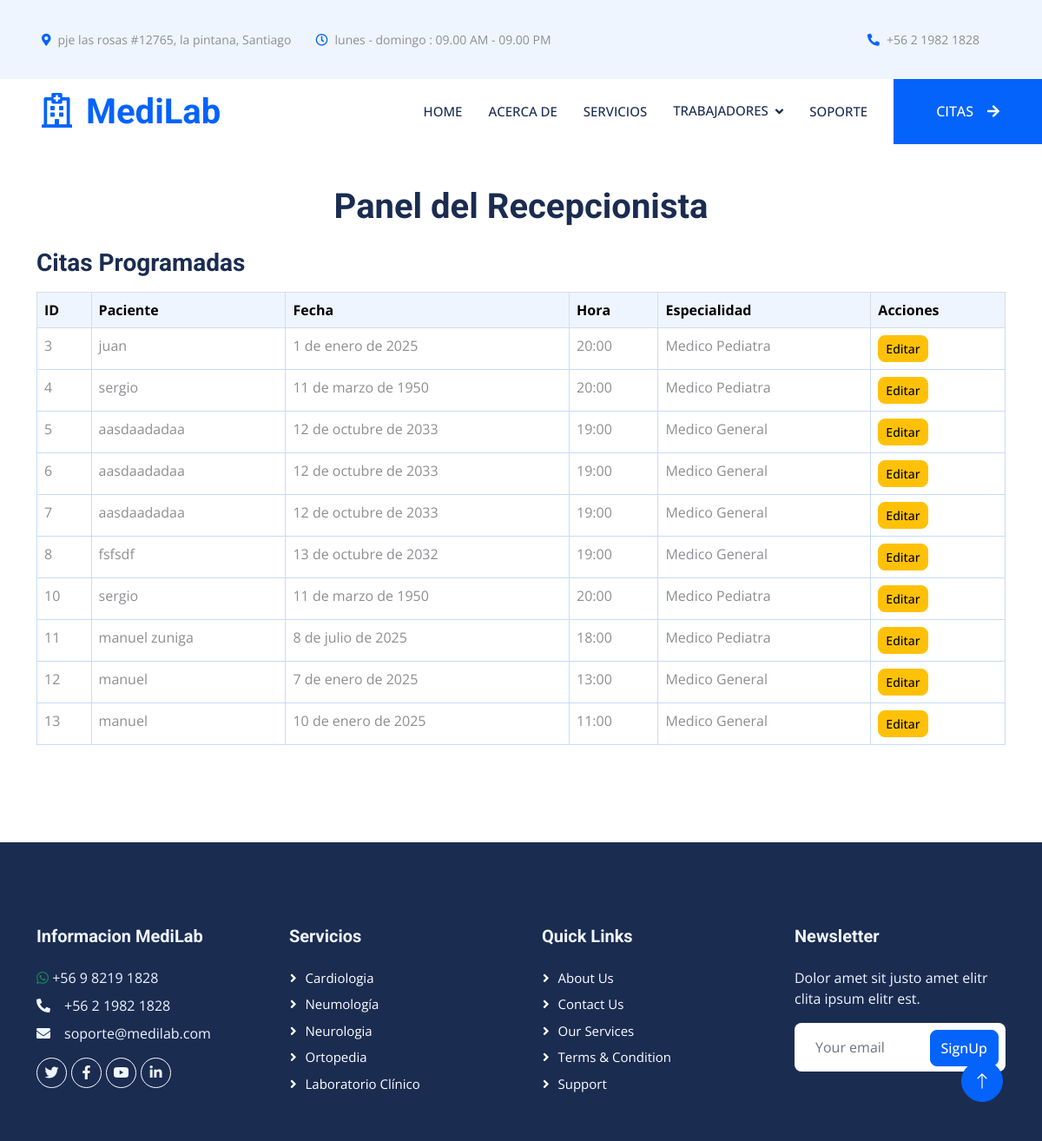
/recepcionista/, run on the app's committed database.
### core/models.py (models this page shows, shortened)
class Cita(models.Model):
    rut = models.CharField(max_length=12)
    nombre = models.CharField(max_length=50)
    correo = models.EmailField()
    telefono = models.CharField(max_length=12)
    fecha_cita = models.DateField()
    hora_cita = models.IntegerField(choices=opciones_horarios)
    especialidadMedico= models.ForeignKey(MedicosEspecialidad,on_delete=models.PROTECT)
    descripcion = models.TextField()

class MedicosEspecialidad(models.Model):
    especialidad = models.CharField(max_length=50)
    def __str__(self):
        return self.especialidad

### core/views.py (the view)
# urls.py: path('recepcionista/',recepcionista,name="recepcionista"),
def recepcionista(request):
    citas = Cita.objects.all()
    especialidades = MedicosEspecialidad.objects.all()
    if request.method == 'POST':
        form = CitaForm(request.POST)
        if form.is_valid():
            form.save()
            return redirect('recepcionista')
    else:
        form = CitaForm()
    opciones_horas = Cita._meta.get_field('hora_cita').choices
    data = {
        'citas': citas,
        'form': form,
        'opciones_horas': opciones_horas,  # Incluye las opciones en el contexto
        'especialidades': especialidades,  # Pasa las especialidades al contexto
    }
    return render(request, 'core/trabajos/recepcionista.html', data)

### core/forms.py (shortened to what this page needs)
class CitaForm(forms.ModelForm):
    class Meta:
        model = Cita
        fields = ['nombre', 'rut', 'correo', 'telefono', 'fecha_cita', 'hora_cita', 'especialidadMedico', 'descripcion']
        widgets = {
            'nombre': forms.TextInput(attrs={'class': 'form-control', 'placeholder': 'Ingresa tu nombre'}),
            'rut': forms.TextInput(attrs={'class': 'form-control', 'placeholder': 'Ingresa tu rut'}),
            'correo': forms.EmailInput(attrs={'class': 'form-control', 'placeholder': 'Ingresa tu correo'}),
            'telefono': forms.TextInput(attrs={'class': 'form-control', 'placeholder': 'Ingresa tu teléfono'}),
            'fecha_cita': forms.SelectDateWidget(attrs={'class': 'form-control'}),
            'hora_cita': forms.Select(attrs={'class': 'form-control'}),
            'especialidadMedico': forms.Select(attrs={'class': 'form-control'}),
            'descripcion': forms.Textarea(attrs={'class': 'form-control', 'placeholder': 'Describe tu problema', 'rows': 3}),
        }

### core/templates/core/trabajos/recepcionista.html (shortened to what this page needs)
{% extends 'core/base.html' %}
{% block Principal %}
<div class="container py-5">
    <h1 class="text-center mb-4">Panel del Recepcionista</h1>
    <h3 class="mt-4 mb-3">Citas Programadas</h3>
    <div class="table-responsive">
        <table class="table table-bordered table-hover">
            <thead class="table-light">
                <tr>
                    <th>ID</th>
                    <th>Paciente</th>
                    <th>Fecha</th>
                    <th>Hora</th>
                    <th>Especialidad</th>
                    <th>Acciones</th>
                </tr>
            </thead>
            <tbody>
                {% for cita in citas %}
                <tr>
                    <td>{{ cita.id }}</td>
                    <td>{{ cita.nombre }}</td>
                    <td>{{ cita.fecha_cita }}</td>
                    <td>{{ cita.get_hora_cita_display }}</td>
                    <td>{{ cita.especialidadMedico.especialidad }}</td>
                    <td>
                        <button type="button" class="btn btn-warning btn-sm" data-bs-toggle="modal" data-bs-target="#modalEditarCita{{ cita.id }}">
                            Editar
                        </button>
                    </td>
                </tr>
                {% empty %}
                <tr>
                    <td colspan="6" class="text-center">No hay citas programadas</td>
                </tr>
                {% endfor %}
            </tbody>
        </table>
    </div>
</div>
{% endblock %}

### core/templates/core/base.html (shortened to what this page needs)
{% load static %}
<!DOCTYPE html>
<html lang="es">
<head>
    <link href="https://cdnjs.cloudflare.com/ajax/libs/font-awesome/5.10.0/css/all.min.css" rel="stylesheet">
    <link href="https://cdn.jsdelivr.net/npm/bootstrap-icons@1.4.1/font/bootstrap-icons.css" rel="stylesheet">
    <link href="{% static 'core/lib/animate/animate.min.css' %}" rel="stylesheet">
    <link href="{% static 'core/lib/owlcarousel/assets/owl.carousel.min.css' %}" rel="stylesheet">
    <link href="{% static 'core/lib/tempusdominus/css/tempusdominus-bootstrap-4.min.css' %}" rel="stylesheet" />
    <link href="{% static 'core/css/bootstrap.min.css' %}" rel="stylesheet">
    <link href="{% static 'core/css/style.css' %}" rel="stylesheet">
</head>
<body>
    <div class="container-fluid bg-light p-0 wow fadeIn" data-wow-delay="0.1s">
        <div class="row gx-0 d-none d-lg-flex">
            <div class="col-lg-7 px-5 text-start">
                <div class="h-100 d-inline-flex align-items-center py-3 me-4">
                    <small class="fa fa-map-marker-alt text-primary me-2"></small>
                    <small>pje las rosas #12765, la pintana, Santiago</small>
                </div>
                <div class="h-100 d-inline-flex align-items-center py-3">
                    <small class="far fa-clock text-primary me-2"></small>
                    <small>lunes - domingo : 09.00 AM - 09.00 PM</small>
                </div>
            </div>
            <div class="col-lg-5 px-5 text-end">
                <div class="h-100 d-inline-flex align-items-center py-3 me-4">
                    <small class="fa fa-phone-alt text-primary me-2"></small>
                    <small>+56 2 1982 1828</small>
                </div>
                <div class="h-100 d-inline-flex align-items-center">
                    {% if user.is_authenticated %}
                    <form action="/logout/" method="post" class="d-flex align-items-center">
                        {% csrf_token %}
                        <button type="submit" class="btn btn-danger btn-sm rounded-pill ">Cerrar sesión</button>
                    </form>
                    {% else %}
                        <a href="{% url 'login' %}" class="btn btn-primary me-2 ">Iniciar sesión</a>
                        <a href="{% url 'registro' %}" class="btn btn-primary ">Registrate</a>
                    {% endif %}
                    <a href="#" class="nav-item nav-link">{{ user.username }}</a>
                </div>
            </div>
        </div>
    </div>
<nav class="navbar navbar-expand-lg bg-white navbar-light sticky-top p-0 wow fadeIn" data-wow-delay="0.1s">
    <a href="index.html" class="navbar-brand d-flex align-items-center px-4 px-lg-5">
        <h1 class="m-0 text-primary"><i class="far fa-hospital me-3"></i>MediLab</h1>
    </a>
    <div class="collapse navbar-collapse" id="navbarCollapse">
        <div class="navbar-nav ms-auto p-4 p-lg-0 align-items-center d-flex">
            <a href="{% url 'index' %}" class="nav-item nav-link">Home</a>
            <a href="{% url 'sobrenosotros' %}" class="nav-item nav-link">Acerca de</a>
            <a href="{% url 'servicios' %}" class="nav-item nav-link">Servicios</a>
            <div class="nav-item dropdown">
                <a href="#" class="nav-link dropdown-toggle" data-bs-toggle="dropdown">Trabajadores</a>
            </div>
            <a href="{% url 'soporte' %}" class="nav-item nav-link">Soporte</a>
        </div>
        <a href="{% url 'citas' %}" class="btn btn-primary rounded-0 py-4 px-lg-5 d-none d-lg-block">CITAS<i class="fa fa-arrow-right ms-3"></i></a>
    </div>
</nav>
{% block Principal %}
{% endblock%}
    <div class="container-fluid bg-dark text-light footer mt-5 pt-5 wow fadeIn" data-wow-delay="0.1s">
        <div class="container py-5">
            <div class="row g-5">
                <div class="col-lg-3 col-md-6">
                    <h5 class="text-light mb-4">Informacion MediLab</h5>
                    <p class="mb-2"><i class="fab fa-whatsapp text-success"></i> +56 9 8219 1828</p>
                    <p class="mb-2"><i class="fa fa-phone-alt me-3"></i>+56 2 1982 1828</p>
                    <p class="mb-2"><i class="fa fa-envelope me-3"></i>soporte@medilab.com</p>
                    <div class="d-flex pt-2">
                        <a class="btn btn-outline-light btn-social rounded-circle" href=""><i class="fab fa-twitter"></i></a>
                        <a class="btn btn-outline-light btn-social rounded-circle" href=""><i class="fab fa-facebook-f"></i></a>
                        <a class="btn btn-outline-light btn-social rounded-circle" href=""><i class="fab fa-youtube"></i></a>
                        <a class="btn btn-outline-light btn-social rounded-circle" href=""><i class="fab fa-linkedin-in"></i></a>
                    </div>
                </div>
                <div class="col-lg-3 col-md-6">
                    <h5 class="text-light mb-4">Servicios</h5>
                    <a class="btn btn-link" href="">Cardiologia</a>
                    <a class="btn btn-link" href="">Neumología</a>
                    <a class="btn btn-link" href="">Neurologia</a>
                    <a class="btn btn-link" href="">Ortopedia</a>
                    <a class="btn btn-link" href="">Laboratorio Clínico</a>
                </div>
                <div class="col-lg-3 col-md-6">
                    <h5 class="text-light mb-4">Quick Links</h5>
                    <a class="btn btn-link" href="">About Us</a>
                    <a class="btn btn-link" href="">Contact Us</a>
                    <a class="btn btn-link" href="">Our Services</a>
                    <a class="btn btn-link" href="">Terms & Condition</a>
                    <a class="btn btn-link" href="">Support</a>
                </div>
                <div class="col-lg-3 col-md-6">
                    <h5 class="text-light mb-4">Newsletter</h5>
                    <p>Dolor amet sit justo amet elitr clita ipsum elitr est.</p>
                    <div class="position-relative mx-auto" style="max-width: 400px;">
                        <input class="form-control border-0 w-100 py-3 ps-4 pe-5" type="text" placeholder="Your email">
                        <button type="button" class="btn btn-primary py-2 position-absolute top-0 end-0 mt-2 me-2">SignUp</button>
                    </div>
                </div>
            </div>
        </div>
    </div>
    <a href="#" class="btn btn-lg btn-primary btn-lg-square rounded-circle back-to-top"><i class="bi bi-arrow-up"></i></a>
</body>
</html>

### core/static/core/css/style.css (style rules this page uses)
:root { --primary: #0463FA; --light: #EFF5FF; --dark: #1B2C51; }
.back-to-top { position: fixed; display: none; right: 45px; bottom: 45px; z-index: 99; }
.btn { font-weight: 500; transition: .5s; }
.btn.btn-primary, .btn.btn-secondary { color: #FFFFFF; }
.btn-lg-square { width: 48px; height: 48px; }
.btn-square, .btn-sm-square, .btn-lg-square { padding: 0; display: flex; align-items: center; justify-content: center; font-weight: normal; }
.navbar .dropdown-toggle::after { border: none; content: "\f107"; font-family: "Font Awesome 5 Free"; font-weight: 900; vertical-align: middle; margin-left: 8px; }
.navbar .navbar-nav .nav-link { margin-right: 30px; padding: 25px 0; color: #FFFFFF; font-size: 15px; font-weight: 500; text-transform: uppercase; outline: none; }
.navbar .navbar-brand, .navbar a.btn { height: 75px; }
.navbar .navbar-nav .nav-link { color: var(--dark); font-weight: 500; }
.navbar.sticky-top { top: -100px; transition: .5s; }
.footer .btn.btn-social { margin-right: 5px; width: 35px; height: 35px; display: flex; align-items: center; justify-content: center; color: var(--light); border: 1px solid #FFFFFF; transition: .3s; }
.footer .btn.btn-link { display: block; margin-bottom: 5px; padding: 0; text-align: left; color: #FFFFFF; font-size: 15px; font-weight: normal; text-transform: capitalize; transition: .3s; }
.footer .btn.btn-link::before { position: relative; content: "\f105"; font-family: "Font Awesome 5 Free"; font-weight: 900; margin-right: 10px; }

### data on the page
Cita: id "3", nombre "juan", fecha_cita "1 de enero de 2025", hora_cita "20:00", especialidadMedico.especialidad "Medico Pediatra"
Cita: id "4", nombre "sergio", fecha_cita "11 de marzo de 1950", hora_cita "20:00", especialidadMedico.especialidad "Medico Pediatra"
Cita: id "5", nombre "aasdaadadaa", fecha_cita "12 de octubre de 2033", hora_cita "19:00", especialidadMedico.especialidad "Medico General"
Cita: id "6", nombre "aasdaadadaa", fecha_cita "12 de octubre de 2033", hora_cita "19:00", especialidadMedico.especialidad "Medico General"
Cita: id "7", nombre "aasdaadadaa", fecha_cita "12 de octubre de 2033", hora_cita "19:00", especialidadMedico.especialidad "Medico General"
Cita: id "8", nombre "fsfsdf", fecha_cita "13 de octubre de 2032", hora_cita "19:00", especialidadMedico.especialidad "Medico General"
Cita: id "10", nombre "sergio", fecha_cita "11 de marzo de 1950", hora_cita "20:00", especialidadMedico.especialidad "Medico Pediatra"
Cita: id "11", nombre "manuel zuniga", fecha_cita "8 de julio de 2025", hora_cita "18:00", especialidadMedico.especialidad "Medico Pediatra"
Cita: id "12", nombre "manuel", fecha_cita "7 de enero de 2025", hora_cita "13:00", especialidadMedico.especialidad "Medico General"
Cita: id "13", nombre "manuel", fecha_cita "10 de enero de 2025", hora_cita "11:00", especialidadMedico.especialidad "Medico General"
